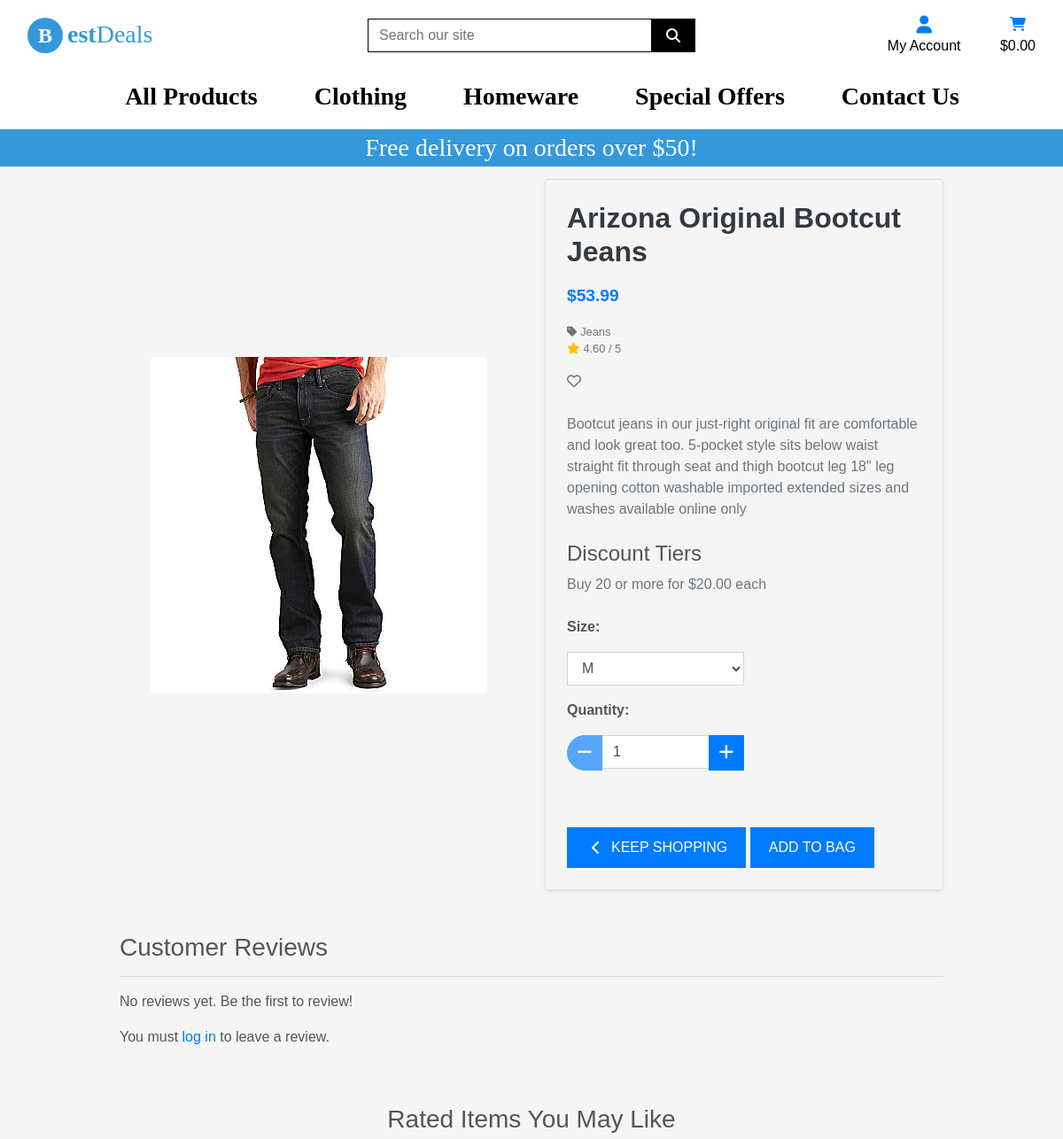
The page /products/1 (upper part) on the database as committed earlier.
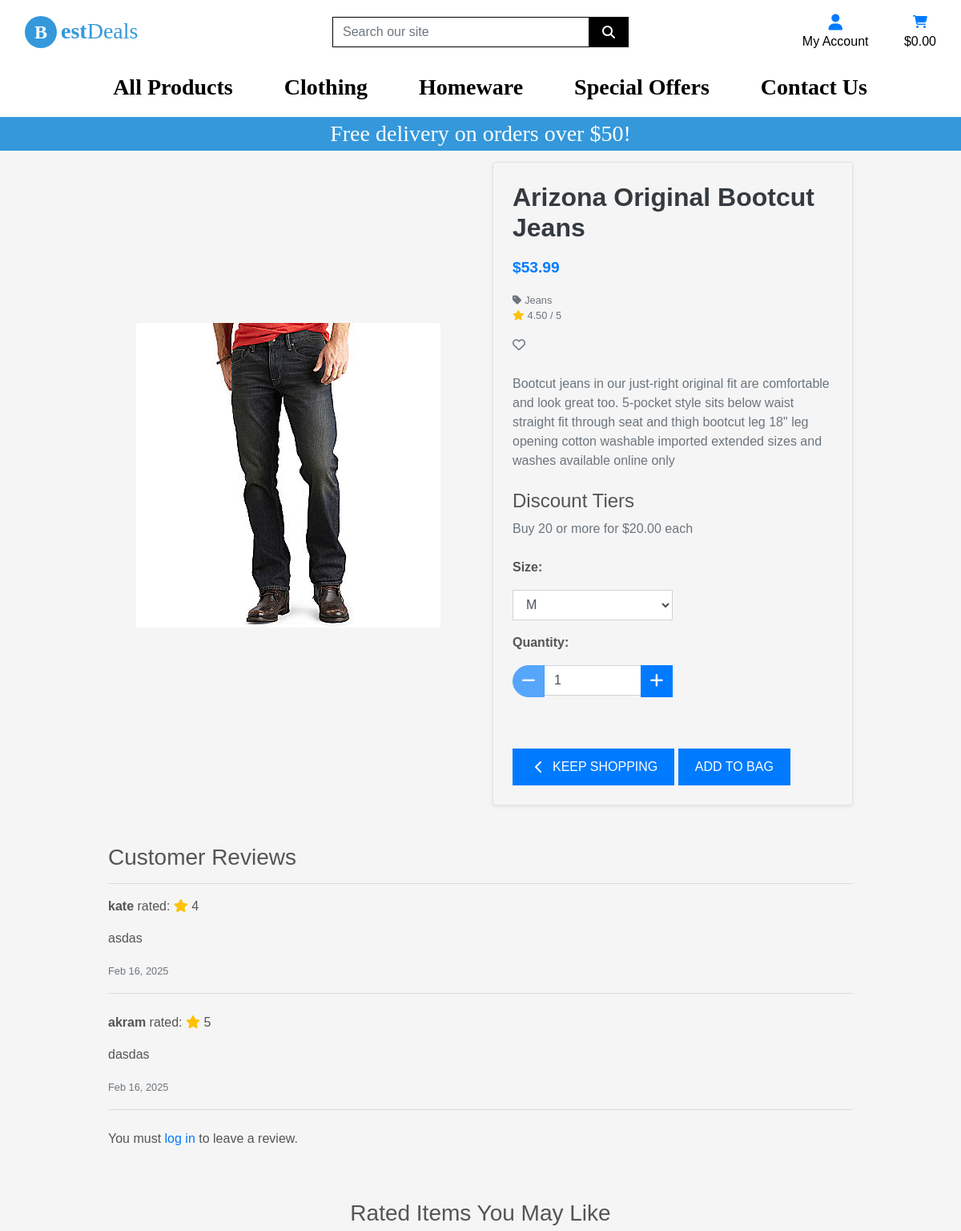
The same page on the database as committed later.
### products/models.py (models this page shows, shortened)
class Product(models.Model):
    category = models.ForeignKey('Category', null=True, blank=True, on_delete=models.SET_NULL)
    sku = models.CharField(max_length=254, null=True, blank=True)
    name = models.CharField(max_length=254)
    description = models.TextField()
    has_sizes = models.BooleanField(default=False, null=True, blank=True)
    price = models.DecimalField(max_digits=6, decimal_places=2)
    rating = models.DecimalField(max_digits=6, decimal_places=2, null=True, blank=True)
    image_url = models.URLField(max_length=1024, null=True, blank=True)
    image = models.ImageField(null=True, blank=True)
    vat_applicable = models.BooleanField(default=False)

class DiscountTier(models.Model):
    product = models.ForeignKey(Product, on_delete=models.CASCADE)  # Link to Product
    quantity = models.PositiveIntegerField()  # Quantity for the discount
    price = models.DecimalField(max_digits=6, decimal_places=2)  # Discounted price for this quantity

class Category(models.Model):
    class Meta:
        verbose_name_plural = 'categories'
    name = models.CharField(max_length=254)
    friendly_name = models.CharField(max_length=254, null=True, blank=True)

class Review(models.Model):
    product = models.ForeignKey("Product", on_delete=models.CASCADE, related_name="reviews")
    user = models.ForeignKey(User, on_delete=models.CASCADE)
    rating = models.IntegerField(choices=[(i, i) for i in range(1, 6)], default=5)  # Rating from 1-5
    comment = models.TextField()
    created_at = models.DateTimeField(auto_now_add=True)
    class Meta:
        unique_together = ('product', 'user')  # Ensures one review per product per user

### products/views.py (the view)
# urls.py: path('<int:product_id>', views.product_detail, name='product_detail'),
def product_detail(request, product_id):
    product = get_object_or_404(Product, pk=product_id)
    discount_tiers = product.discounttier_set.all()
    reviews = Review.objects.filter(product=product).order_by('-created_at')
    user_review = None
    if request.user.is_authenticated:
        user_review = Review.objects.filter(product=product, user=request.user).first()
    rated_products = Product.objects.filter(
        category=product.category,
        rating__isnull=False
    ).exclude(id=product.id).order_by('?')[:20]
    context = {
        'product': product,
        'discount_tiers': discount_tiers,
        'reviews': reviews,
        'user_review': user_review,
        'rated_products': rated_products,
    }
    return render(request, 'products/product_detail.html', context)

### bag/contexts.py (called while the page is built, shortened)
def bag_contents(request):
    bag_items = []
    total = Decimal('0.00')
    product_count = 0
    bag = request.session.get('bag', {})
    vat_total = Decimal('0.00')  # ✅ Track VAT separately
    if total > 0 and total < settings.FREE_DELIVERY_THRESHOLD:
        delivery = total * Decimal(settings.STANDARD_DELIVERY_PERCENTAGE / 100)
    else:
        delivery = Decimal('0.00')
    grand_total = total + vat_total + delivery
    context = {
        'bag_items': bag_items,
        'total': total,
        'product_count': product_count,
        'vat': vat_total,  # ✅ Only count VAT for applicable products
        'delivery': delivery,
        'free_delivery_delta': settings.FREE_DELIVERY_THRESHOLD - total,
        'free_delivery_threshold': settings.FREE_DELIVERY_THRESHOLD,
        'grand_total': grand_total,
    }
    return context

### products/templates/products/product_detail.html (shortened to what the changed rows need)
{% extends "base.html" %}
{% load static %}
{% block content %}
<div class="container my-5">
    <div class="row align-items-center">
        <div class="col-12 col-md-6 col-lg-6 text-center">
            <div class="image-container my-3">
                {% if product.image %}
                <a href="{{ product.image.url }}" target="_blank">
                    <img class="img-fluid rounded product-details-container" src="{{ product.image.url }}"
                        alt="{{ product.name }}">
                </a>
                {% else %}
                <a href="#">
                    <img class="img-fluid rounded" src="{{ MEDIA_URL }}noimage.png" alt="{{ product.name }}">
                </a>
                {% endif %}
            </div>
        </div>
        <div class="col-12 col-md-6 col-lg-6">
            <div class="product-details p-4 border rounded shadow-sm">
                <h2 class="mb-3 font-weight-bold text-dark">{{ product.name }}</h2>
                <p class="lead font-weight-bold text-primary mb-3">${{ product.price }}</p>
                {% if product.category %}
                <p class="small mt-1 mb-0">
                    <a class="text-muted" href="{% url 'products' %}?category={{ product.category.name }}">
                        <i class="fas fa-tag mr-1"></i>{{ product.category.friendly_name }}
                    </a>
                </p>
                {% endif %}
                {% if product.rating %}
                <small class="text-muted d-block mb-3">
                    <i class="fas fa-star text-warning mr-1"></i>{{ product.rating }} / 5
                </small>
                {% else %}
                <small class="text-muted d-block mb-3">No Rating</small>
                {% endif %}
                {% if user.is_authenticated %}
                        {% if product in wishlist %}
                            <i class="fas fa-heart text-danger" title="In Wishlist"></i>
                        {% else %}
                            <i class="far fa-heart text-muted" title="Add to Wishlist"></i>
                        {% endif %}
                {% else %}
                        <i class="far fa-heart text-muted" title="Log in to use Wishlist"></i>
                {% endif %}
                <p class="mt-4 text-secondary">{{ product.description }}</p>
                <div class="mt-4">
                    <h4 class="mb-2">Discount Tiers</h4>
                    <ul class="list-unstyled">
                        {% for tier in discount_tiers %}
                        <li class="text-muted">Buy {{ tier.quantity }} or more for ${{ tier.price }} each</li>
                        {% empty %}
                        <li class="text-muted">No discount tiers available for this product.</li>
                        {% endfor %}
                    </ul>
                </div>
                <form class="form mt-4" action="{% url 'add_to_bag' product.id %}" method="POST">
                    <div class="form-row">
                        {% with product.has_sizes as s %}
                        <div class="col-12">
                            <div class="form-group w-50">
                                <div class="input-group">
                                    <div class="input-group-prepend">
                                        <button class="decrement-qty rorounded-0 btn btn-primary qty-btn"
                                             data-item_id="{{ product.id }}" id="decrement-qty_{{ product.id }}">
                                        </button>
                                    </div>
                                    <input class="form-control qty_input" type="number"
                                        name="quantity" value="1" min="1" max="99"
                                        data-item_id="{{ product.id }}" id="id_qty_{{ product.id }}">
                                        <div class="input-group-append">
                                            <button class="increment-qty qty-btn btn btn-primary rounded-0 d-flex align-items-center justify-content-center"
                                                 data-item_id="{{ product.id }}" id="increment-qty_{{ product.id }}" >
                                            </button>
                                        </div>
                                </div>
                            </div>
                        </div>
                        {% endwith%}
                    </div>
                </form>
            </div>
        </div>
    </div>
    <div class="row mt-5">
        <div class="col-12">
            <h3>Customer Reviews</h3>
            <hr>
            {% for review in reviews %}
            <div class="review mb-4">
                <p><strong>{{ review.user.username }}</strong> rated:
                    <i class="fas fa-star text-warning"></i> {{ review.rating }}
                </p>
                <p>{{ review.comment }}</p>
                <small class="text-muted">{{ review.created_at|date:"M d, Y" }}</small>
                <hr>
            </div>
            {% empty %}
            <p>No reviews yet. Be the first to review!</p>
            {% endfor %}
            {% if user.is_authenticated %}
            <div id="review-form-container">
                <h4>{% if user_review %}Edit Your Review{% else %}Leave a Review{% endif %}</h4>
                <form id="review-form" method="POST" action="{% url 'submit_review' product.id %}">
                    {% csrf_token %}
                    <input type="hidden" name="review_id" id="review-id" value="{{ user_review.id|default:'' }}">
                    <div class="form-group">
                        <label for="rating">Rating:</label>
                        <select class="form-control" id="rating" name="rating" required>
                            <option value="5" {% if user_review.rating == 5 %}selected{% endif %}>5 - Excellent</option>
                            <option value="4" {% if user_review.rating == 4 %}selected{% endif %}>4 - Good</option>
                            <option value="3" {% if user_review.rating == 3 %}selected{% endif %}>3 - Average</option>
                            <option value="2" {% if user_review.rating == 2 %}selected{% endif %}>2 - Poor</option>
                            <option value="1" {% if user_review.rating == 1 %}selected{% endif %}>1 - Terrible</option>
                        </select>
                    </div>
                    <div class="form-group">
                        <label for="comment">Your Review:</label>
                        <textarea class="form-control" id="comment" name="comment" rows="4" required>{{ user_review.comment|default:'' }}</textarea>
                    </div>
                    <button type="submit" class="btn btn-primary">
                        {% if user_review %}Update Review{% else %}Submit Review{% endif %}
                    </button>
                </form>
            </div>
            {% else %}
            <p>You must <a href="{% url 'account_login' %}">log in</a> to leave a review.</p>
            {% endif %}
        </div>
    </div>
</div>
{% endblock %}

Rows that differ between the two databases and show on the page:
changed Product "Arizona Original Bootcut Jeans": rating "4.60" → "4.50"
added Review: user.username "kate", rating "4", comment "asdas", created_at "Feb 16, 2025"
added Review: user.username "akram", rating "5", comment "dasdas", created_at "Feb 16, 2025"
Other text that changed with them:
text no longer shown: "No reviews yet. Be the first to review!"
